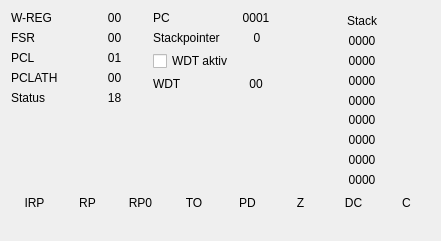
   <widget class="QWidget" name="verticalLayoutWidget_3">
    <property name="geometry">
     <rect>
      <x>730</x>
      <y>0</y>
      <width>441</width>
      <height>241</height>
     </rect>
    </property>
    <layout class="QVBoxLayout" name="SFR">
     <item>
      <layout class="QHBoxLayout" name="SVS">
       <item>
        <layout class="QVBoxLayout" name="Sichtbar">
         <item>
          <layout class="QHBoxLayout" name="S_1">
           <item>
            <widget class="QLabel" name="WREG_K">
             <property name="text">
              <string>W-REG</string>
             </property>
            </widget>
           </item>
           <item>
            <widget class="QLabel" name="WREG_V">
             <property name="text">
              <string>00</string>
             </property>
             <property name="alignment">
              <set>Qt::AlignmentFlag::AlignCenter</set>
             </property>
            </widget>
           </item>
          </layout>
         </item>
         <item>
          <layout class="QHBoxLayout" name="S_2">
           <item>
            <widget class="QLabel" name="FSR_K">
             <property name="text">
              <string>FSR</string>
             </property>
            </widget>
           </item>
           <item>
            <widget class="QLabel" name="FSR_V">
             <property name="text">
              <string>00</string>
             </property>
             <property name="alignment">
              <set>Qt::AlignmentFlag::AlignCenter</set>
             </property>
            </widget>
           </item>
          </layout>
         </item>
         <item>
          <layout class="QHBoxLayout" name="S_3">
           <item>
            <widget class="QLabel" name="PCL_K">
             <property name="text">
              <string>PCL</string>
             </property>
            </widget>
           </item>
           <item>
            <widget class="QLabel" name="PCL_V">
             <property name="text">
              <string>01</string>
             </property>
             <property name="alignment">
              <set>Qt::AlignmentFlag::AlignCenter</set>
             </property>
            </widget>
           </item>
          </layout>
         </item>
         <item>
          <layout class="QHBoxLayout" name="S_4">
           <item>
            <widget class="QLabel" name="PCLATH_K">
             <property name="text">
              <string>PCLATH</string>
             </property>
            </widget>
           </item>
           <item>
            <widget class="QLabel" name="PCLATH_V">
             <property name="text">
              <string>00</string>
             </property>
             <property name="alignment">
              <set>Qt::AlignmentFlag::AlignCenter</set>
             </property>
            </widget>
           </item>
          </layout>
         </item>
         <item>
          <layout class="QHBoxLayout" name="S_5">
           <item>
            <widget class="QLabel" name="Status_K">
             <property name="text">
              <string>Status</string>
             </property>
            </widget>
           </item>
           <item>
            <widget class="QLabel" name="Status_V">
             <property name="text">
              <string>18</string>
             </property>
             <property name="alignment">
              <set>Qt::AlignmentFlag::AlignCenter</set>
             </property>
            </widget>
           </item>
          </layout>
         </item>
         <item>
          <spacer name="verticalSpacer">
           <property name="orientation">
            <enum>Qt::Orientation::Vertical</enum>
           </property>
           <property name="sizeHint" stdset="0">
            <size>
             <width>20</width>
             <height>40</height>
            </size>
           </property>
          </spacer>
         </item>
        </layout>
       </item>
       <item>
        <layout class="QVBoxLayout" name="Versteckt">
         <item>
          <layout class="QHBoxLayout" name="V_1">
           <item>
            <widget class="QLabel" name="PC_K">
             <property name="text">
              <string>PC</string>
             </property>
            </widget>
           </item>
           <item>
            <widget class="QLabel" name="PC_V">
             <property name="text">
              <string>0001</string>
             </property>
             <property name="alignment">
              <set>Qt::AlignmentFlag::AlignCenter</set>
             </property>
            </widget>
           </item>
          </layout>
         </item>
         <item>
          <layout class="QHBoxLayout" name="S_7">
           <item>
            <widget class="QLabel" name="Stackpointer_K">
             <property name="text">
              <string>Stackpointer</string>
             </property>
            </widget>
           </item>
           <item>
            <widget class="QLabel" name="Stackpointer_V">
             <property name="text">
              <string>0</string>
             </property>
             <property name="alignment">
              <set>Qt::AlignmentFlag::AlignCenter</set>
             </property>
            </widget>
           </item>
          </layout>
         </item>
         <item>
          <layout class="QHBoxLayout" name="S_8">
           <item>
            <widget class="QCheckBox" name="WDTACTIVE">
             <property name="text">
              <string>WDT aktiv</string>
             </property>
            </widget>
           </item>
          </layout>
         </item>
         <item>
          <layout class="QHBoxLayout" name="S_9">
           <item>
            <widget class="QLabel" name="WDT_K">
             <property name="text">
              <string>WDT</string>
             </property>
            </widget>
           </item>
           <item>
            <widget class="QLabel" name="WDT_V">
             <property name="text">
              <string>00</string>
             </property>
             <property name="alignment">
              <set>Qt::AlignmentFlag::AlignCenter</set>
             </property>
            </widget>
           </item>
          </layout>
         </item>
         <item>
          <spacer name="verticalSpacer_2">
           <property name="orientation">
            <enum>Qt::Orientation::Vertical</enum>
           </property>
           <property name="sizeHint" stdset="0">
            <size>
             <width>20</width>
             <height>40</height>
            </size>
           </property>
          </spacer>
         </item>
        </layout>
       </item>
       <item>
        <layout class="QVBoxLayout" name="Stack">
         <property name="spacing">
          <number>0</number>
         </property>
         <item>
          <widget class="QLabel" name="stack">
           <property name="text">
            <string>Stack</string>
           </property>
           <property name="alignment">
            <set>Qt::AlignmentFlag::AlignCenter</set>
           </property>
          </widget>
         </item>
         <item>
          <widget class="QLabel" name="stack_7">
           <property name="text">
            <string>0000</string>
           </property>
           <property name="alignment">
            <set>Qt::AlignmentFlag::AlignCenter</set>
           </property>
          </widget>
         </item>
         <item>
          <widget class="QLabel" name="stack_6">
           <property name="text">
            <string>0000</string>
           </property>
           <property name="alignment">
            <set>Qt::AlignmentFlag::AlignCenter</set>
           </property>
          </widget>
         </item>
         <item>
          <widget class="QLabel" name="stack_5">
           <property name="text">
            <string>0000</string>
           </property>
           <property name="alignment">
            <set>Qt::AlignmentFlag::AlignCenter</set>
           </property>
          </widget>
         </item>
         <item>
          <widget class="QLabel" name="stack_4">
           <property name="text">
            <string>0000</string>
           </property>
           <property name="alignment">
            <set>Qt::AlignmentFlag::AlignCenter</set>
           </property>
          </widget>
         </item>
         <item>
          <widget class="QLabel" name="stack_3">
           <property name="text">
            <string>0000</string>
           </property>
           <property name="alignment">
            <set>Qt::AlignmentFlag::AlignCenter</set>
           </property>
          </widget>
         </item>
         <item>
          <widget class="QLabel" name="stack_2">
           <property name="text">
            <string>0000</string>
           </property>
           <property name="alignment">
            <set>Qt::AlignmentFlag::AlignCenter</set>
           </property>
          </widget>
         </item>
         <item>
          <widget class="QLabel" name="stack_1">
           <property name="text">
            <string>0000</string>
           </property>
           <property name="alignment">
            <set>Qt::AlignmentFlag::AlignCenter</set>
           </property>
          </widget>
         </item>
         <item>
          <widget class="QLabel" name="stack_0">
           <property name="text">
            <string>0000</string>
           </property>
           <property name="alignment">
            <set>Qt::AlignmentFlag::AlignCenter</set>
           </property>
          </widget>
         </item>
        </layout>
       </item>
      </layout>
     </item>
     <item>
      <layout class="QGridLayout" name="Status_REG">
       <item row="1" column="6">
        <widget class="QLabel" name="DC_V">
         <property name="text">
          <string/>
         </property>
         <property name="alignment">
          <set>Qt::AlignmentFlag::AlignCenter</set>
         </property>
        </widget>
       </item>
       <item row="0" column="7">
        <widget class="QLabel" name="label_16">
         <property name="text">
          <string>C</string>
         </property>
         <property name="alignment">
          <set>Qt::AlignmentFlag::AlignCenter</set>
         </property>
        </widget>
       </item>
       <item row="0" column="3">
        <widget class="QLabel" name="label_9">
         <property name="text">
          <string>TO</string>
         </property>
         <property name="alignment">
          <set>Qt::AlignmentFlag::AlignCenter</set>
         </property>
        </widget>
       </item>
       <item row="0" column="5">
        <widget class="QLabel" name="label_14">
         <property name="text">
          <string>Z</string>
         </property>
         <property name="alignment">
          <set>Qt::AlignmentFlag::AlignCenter</set>
         </property>
        </widget>
       </item>
       <item row="0" column="0">
        <widget class="QLabel" name="label_2">
         <property name="text">
          <string>IRP</string>
         </property>
         <property name="alignment">
          <set>Qt::AlignmentFlag::AlignCenter</set>
         </property>
        </widget>
       </item>
       <item row="1" column="1">
        <widget class="QLabel" name="RP_V">
         <property name="text">
          <string/>
         </property>
         <property name="alignment">
          <set>Qt::AlignmentFlag::AlignCenter</set>
         </property>
        </widget>
       </item>
       <item row="0" column="2">
        <widget class="QLabel" name="label_5">
         <property name="text">
          <string>RP0</string>
         </property>
         <property name="alignment">
          <set>Qt::AlignmentFlag::AlignCenter</set>
         </property>
        </widget>
       </item>
       <item row="1" column="2">
        <widget class="QLabel" name="RP0_V">
         <property name="text">
          <string/>
         </property>
         <property name="alignment">
          <set>Qt::AlignmentFlag::AlignCenter</set>
         </property>
        </widget>
       </item>
       <item row="1" column="5">
        <widget class="QLabel" name="Z_V">
         <property name="text">
          <string/>
         </property>
         <property name="alignment">
          <set>Qt::AlignmentFlag::AlignCenter</set>
         </property>
        </widget>
       </item>
       <item row="1" column="7">
        <widget class="QLabel" name="C_V">
         <property name="text">
          <string/>
         </property>
         <property name="alignment">
          <set>Qt::AlignmentFlag::AlignCenter</set>
         </property>
        </widget>
       </item>
       <item row="1" column="3">
        <widget class="QLabel" name="TO_V">
         <property name="text">
          <string/>
         </property>
         <property name="alignment">
          <set>Qt::AlignmentFlag::AlignCenter</set>
         </property>
        </widget>
       </item>
       <item row="0" column="6">
        <widget class="QLabel" name="label_15">
         <property name="text">
          <string>DC</string>
         </property>
         <property name="alignment">
          <set>Qt::AlignmentFlag::AlignCenter</set>
         </property>
        </widget>
       </item>
       <item row="1" column="0">
        <widget class="QLabel" name="IRP_V">
         <property name="text">
          <string/>
         </property>
         <property name="alignment">
          <set>Qt::AlignmentFlag::AlignCenter</set>
         </property>
        </widget>
       </item>
       <item row="1" column="4">
        <widget class="QLabel" name="PD_V">
         <property name="text">
          <string/>
         </property>
         <property name="alignment">
          <set>Qt::AlignmentFlag::AlignCenter</set>
         </property>
        </widget>
       </item>
       <item row="0" column="4">
        <widget class="QLabel" name="label_13">
         <property name="text">
          <string>PD</string>
         </property>
         <property name="alignment">
          <set>Qt::AlignmentFlag::AlignCenter</set>
         </property>
        </widget>
       </item>
       <item row="0" column="1">
        <widget class="QLabel" name="label_3">
         <property name="text">
          <string>RP</string>
         </property>
         <property name="alignment">
          <set>Qt::AlignmentFlag::AlignCenter</set>
         </property>
        </widget>
       </item>
      </layout>
     </item>
    </layout>
   </widget>
